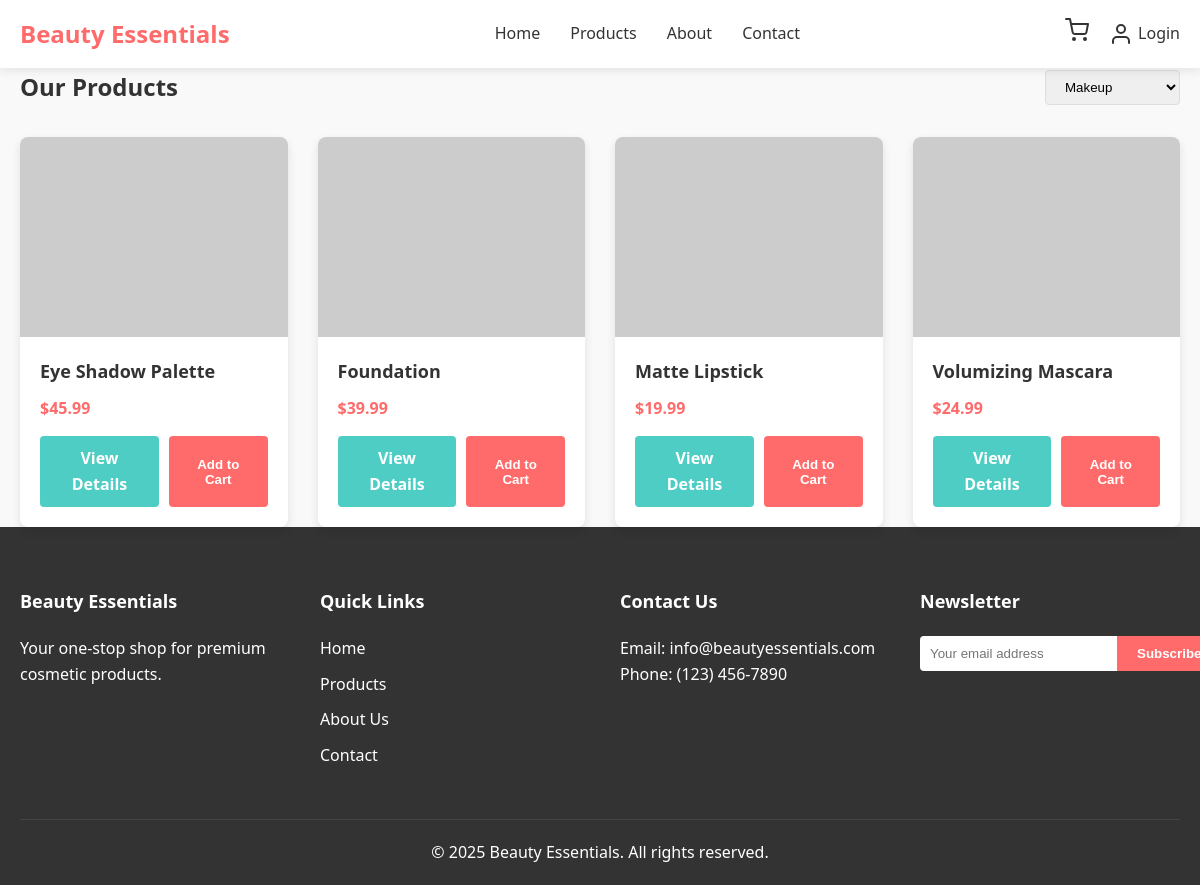
The app's page /products.php?category=2 with its own data.
### tables this page shows
CREATE TABLE IF NOT EXISTS products (
  id INT AUTO_INCREMENT PRIMARY KEY,
  name VARCHAR(100) NOT NULL,
  description TEXT NOT NULL,
  price DECIMAL(10, 2) NOT NULL,
  image_url VARCHAR(255) NOT NULL,
  category_id INT NOT NULL,
  featured BOOLEAN DEFAULT 0,
  stock INT NOT NULL DEFAULT 10,
  created_at TIMESTAMP DEFAULT CURRENT_TIMESTAMP,
  FOREIGN KEY (category_id) REFERENCES categories(id)
);

### products.php (the view, shortened to what this page needs)
<?php
require_once 'config/database.php';
include_once 'includes/header.php';
$category_filter = isset($_GET['category']) ? $_GET['category'] : null;
$query = "SELECT * FROM products";
if ($category_filter) {
  $query .= " WHERE category_id = " . intval($category_filter);
}
$query .= " ORDER BY name ASC";
$result = mysqli_query($conn, $query);
?>
<main class="container">
  <section class="products-header">
    <h1>Our Products</h1>
    <div class="filters">
      <form action="products.php" method="get">
        <select name="category" id="category-filter" onchange="this.form.submit()">
          <?php
          $cat_query = "SELECT * FROM categories ORDER BY name ASC";
          $cat_result = mysqli_query($conn, $cat_query);
          while ($category = mysqli_fetch_assoc($cat_result)) {
            $selected = ($category_filter == $category['id']) ? 'selected' : '';
            echo "<option value='{$category['id']}' {$selected}>{$category['name']}</option>";
          }
          ?>
        </select>
      </form>
    </div>
  </section>
  <section class="products-grid">
    <?php
    if (mysqli_num_rows($result) > 0) {
      while ($product = mysqli_fetch_assoc($result)) {
    ?>
      <div class="product-card">
        <div class="product-image">
          <img
            src="<?php echo $product['image_url']; ?>"
            alt="<?php echo $product['name']; ?>"
            onerror="this.src='https://via.placeholder.com/400x400.png?text=No+Image'"
          >
        </div>
        <div class="product-info">
          <h3><?php echo $product['name']; ?></h3>
          <p class="product-price">$<?php echo number_format($product['price'], 2); ?></p>
          <div class="product-actions">
            <a href="product.php?id=<?php echo $product['id']; ?>" class="btn btn-secondary">View Details</a>
            <button class="btn btn-primary add-to-cart" data-id="<?php echo $product['id']; ?>">Add to Cart</button>
          </div>
        </div>
      </div>
    <?php
      }
    } else {
      echo "<p class='no-products'>No products found.</p>";
    }
    ?>
  </section>
</main>
<?php
include_once 'includes/footer.php';
?>

### assets/css/styles.css (style rules this page uses)
* { margin: 0; padding: 0; box-sizing: border-box; }
body { font-family: "Segoe UI", Tahoma, Geneva, Verdana, sans-serif; line-height: 1.6; color: #333; background-color: #f9f9f9; }
.container { width: 100%; max-width: 1200px; margin: 0 auto; padding: 0 20px; }
a { text-decoration: none; color: inherit; }
img { max-width: 100%; height: auto; }
.btn { display: inline-block; padding: 10px 20px; border-radius: 4px; font-weight: 600; text-align: center; cursor: pointer; transition: all 0.3s ease; border: none; }
.btn-primary { background-color: #ff6b6b; color: white; }
.btn-secondary { background-color: #4ecdc4; color: white; }
.products-grid { display: grid; grid-template-columns: repeat(auto-fill, minmax(250px, 1fr)); gap: 30px; }
.product-card { background-color: white; border-radius: 8px; overflow: hidden; box-shadow: 0 4px 10px rgba(0, 0, 0, 0.1); transition: transform 0.3s ease; }
.product-image { height: 200px; overflow: hidden; }
.product-image img { width: 100%; height: 100%; object-fit: cover; transition: transform 0.3s ease; }
.product-info { padding: 20px; }
.product-info h3 { margin-bottom: 10px; font-size: 18px; }
.product-price { color: #ff6b6b; font-weight: 600; margin-bottom: 15px; }
.product-actions { display: flex; gap: 10px; }
.products-header { display: flex; justify-content: space-between; align-items: center; margin-bottom: 30px; }
.filters select { padding: 8px 15px; border-radius: 4px; border: 1px solid #ddd; }

### records on screen
products: name "Eye Shadow Palette", price "45.99"
products: name "Foundation", price "39.99"
products: name "Matte Lipstick", price "19.99"
products: name "Volumizing Mascara", price "24.99"

### other values on screen
form field category "Makeup"
